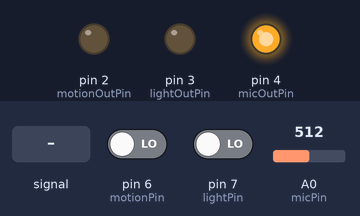
Bench run of a sketch on a simulated Arduino Uno, built with avr-gcc and run on an emulated ATmega328P. Shown: output pins drawn as LEDs (lit = HIGH). Dashed ring = blinking. The test bench sets the inputs (shaded band); at power-on: pin 6 (motionPin) LOW, pin 7 (lightPin) LOW, A0 (micPin) = 512.

Above: at 1.2 s.
1.3 s: A0 (micPin) fed a 200 Hz sine of ±460 counts around its level
At 1.58 s:
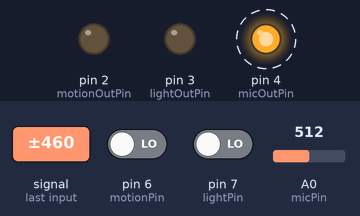
4.3 s: pin 6 (motionPin) driven HIGH
At 4.58 s:
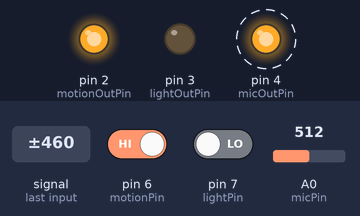
7.3 s: pin 7 (lightPin) driven HIGH
At 7.59 s:
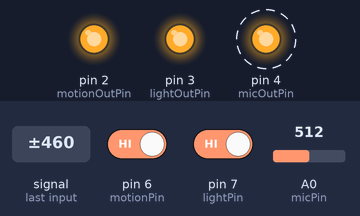
10.3 s: pin 6 (motionPin) driven LOW
At 13.2 s:
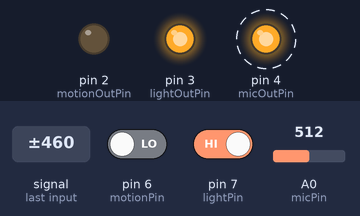
13.3 s: A0 (micPin) set to 716
At 14.1 s:
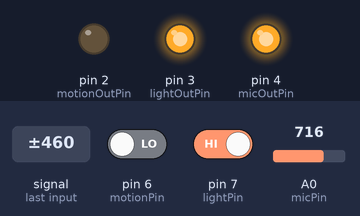
14.8 s: A0 (micPin) set to 86
16.3 s: A0 (micPin) set to 74
At 17.1 s:
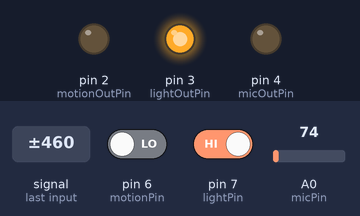
Timing chart, 0 to 18.8 s (numbered marks = the images above; inputs shaded):
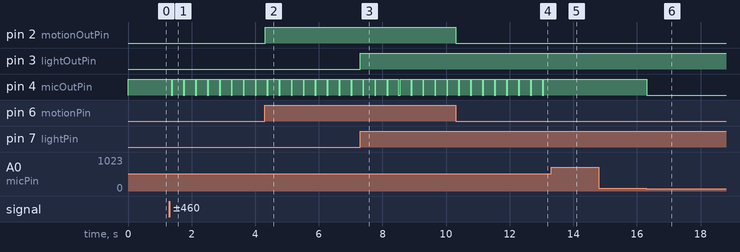

Measured:
- the behaviour switches between 81 and 80 on A0 (micPin) (found by bisection; images 5 and 6)
- after the input at 1.3 s, pin 4 (micOutPin): alternates HIGH for 0.33 s and LOW for 0.04 s, starting after 0.06 s
- after the input at 4.3 s, pin 2 (motionOutPin): LOW → HIGH at once
- after the input at 7.3 s, pin 3 (lightOutPin): LOW → HIGH at once
- after the input at 10.3 s, pin 2 (motionOutPin): HIGH → LOW at once
- after the input at 13.3 s, pin 4 (micOutPin): stops changing and stays HIGH
- after the input at 14.8 s, every drawn part: stays the same
- after the input at 16.3 s, pin 4 (micOutPin): HIGH → LOW at once

The sketch:

main.ino
```cpp
int micPin = A0;
int motionPin = 6;
int lightPin = 7;
int motionOutPin = 2;
int lightOutPin = 3;
int micOutPin = 4;

void setup(){
    // 핀 설정
    pinMode(motionPin, INPUT);
    pinMode(lightPin, INPUT);
    pinMode(motionOutPin, OUTPUT);
    pinMode(lightOutPin, OUTPUT);
    pinMode(micOutPin, OUTPUT);
    // 시리얼모니터 설정
    Serial.begin(9600);
}

void loop(){
    // 값 받아오기
    int motionValue = digitalRead(motionPin);
    int lightValue = digitalRead(lightPin);
    int micValue = analogRead(micPin);

    digitalWrite(motionOutPin,motionValue?HIGH:LOW);
    digitalWrite(lightOutPin,lightValue?HIGH:LOW);
    // 마이크의 경우, 아닐로그 신호로 받은 뒤 80보다 클 경우 점등하도록 작성
    digitalWrite(micOutPin,micValue>80?HIGH:LOW);
    delay(10);
}
```
